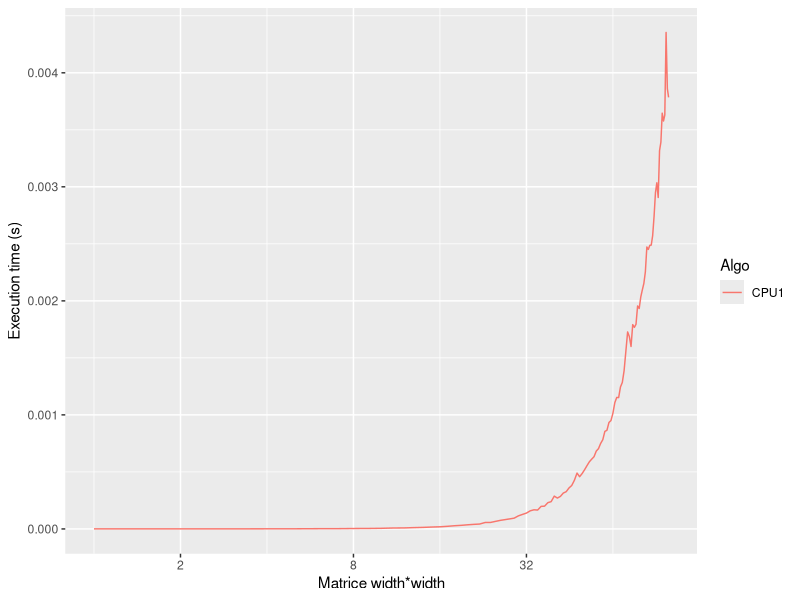

Source code (R):
## ---- chunk 1
library(ggplot2)
library(plyr)
library(grid)
library(methods)
library(scales)
# csv file separated by ',' decimal signe is '.'
data<-data.frame(read.csv2(file="Resultat.csv",sep=',',dec='.'))
# How is organized data
str(data)
## ---- chunk 2
# ddply => summarize the results, compute mean, sd and se
# mean is computed by grouping lines with same value for the columns given in
# argument
# see http://www.cookbook-r.com/Graphs/Plotting_means_and_error_bars_(ggplot2)/
stat<-ddply(data,c("Algo", "TailleMat"),summarise,meanTC=mean(TempsCalc))
# Here we have two parameters monitor that appears on x
# and Log that is used for color and groupping
log50_trans = function() trans_new("log50",function(x) log(x,50), function(x) 50^x)
p <- ggplot(stat,aes(x=TailleMat, y=meanTC, colour=Algo, shape=Algo))
p <- p + scale_x_continuous(trans=log2_trans())
#p <- p + coord_trans(y="log10")
# Plot as bar (histograms
#p <- p + geom_point(size=0.25)
p <- p + geom_line(size=0.5)
#p <- p + geom_smooth(size=0.25)
#p  <-  p + geom_bar(stat="identity", position="dodge")
#p <- p + facet_grid(. ~ Algo)
#p  <-  p + geom_errorbar(aes(ymin=mean-se, ymax=mean+se),position="dodge")
# Color gradiant:
#p <- p + scale_fill_gradient2(low="#FFFFCC", high="#F03B20",mid="#FEB24C",midpoint=0.5,name="Logging\ninterval (s)")
# Rename the axes
p <- p + xlab("Matrice width*width")
p <- p + ylab("Execution time (s)")
# Force y to start at 0
p <- p + expand_limits(x=10,y=0)
# Theme customisation, commented out, play with it at your wish
# p <- p + theme_bw()
# p <-  p + theme(panel.grid.minor = element_line(colour = "black", linetype="dashed", size = 0.1),
#         panel.grid.major = element_line(colour = "black", size = 0.1),
#         legend.position="bottom", legend.key.size = unit(.5, "cm"))
#p <- p+ theme(legend.position="none")
show(p)
# Save the plot as a pdf file
#ggsave(plot = p,file = "MultMatrice_param.pdf")

## ---- chunk 3
# Clean R environment
remove(p)
remove(stat)
remove(data)
